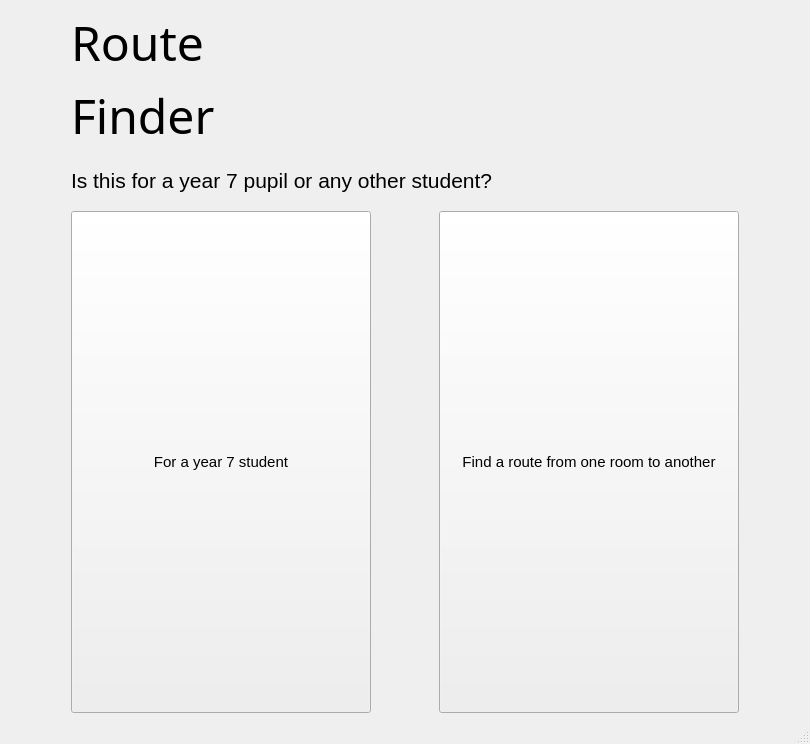
<?xml version="1.0" encoding="UTF-8"?>
<ui version="4.0">
 <class>MainMenu</class>
 <widget class="QMainWindow" name="MainMenu">
  <property name="geometry">
   <rect>
    <x>0</x>
    <y>0</y>
    <width>810</width>
    <height>744</height>
   </rect>
  </property>
  <property name="windowTitle">
   <string>Route Finder</string>
  </property>
  <widget class="QWidget" name="centralwidget">
   <layout class="QGridLayout" name="gridLayout">
    <item row="0" column="0">
     <layout class="QVBoxLayout" name="verticalLayout">
      <item>
       <widget class="QLabel" name="routeLabel">
        <property name="sizePolicy">
         <sizepolicy hsizetype="Fixed" vsizetype="Fixed">
          <horstretch>0</horstretch>
          <verstretch>0</verstretch>
         </sizepolicy>
        </property>
        <property name="font">
         <font>
          <family>Eras Demi ITC</family>
          <pointsize>36</pointsize>
          <weight>50</weight>
          <bold>false</bold>
         </font>
        </property>
        <property name="text">
         <string>Route</string>
        </property>
       </widget>
      </item>
      <item>
       <widget class="QLabel" name="finderLabel">
        <property name="sizePolicy">
         <sizepolicy hsizetype="Fixed" vsizetype="Fixed">
          <horstretch>0</horstretch>
          <verstretch>0</verstretch>
         </sizepolicy>
        </property>
        <property name="font">
         <font>
          <family>Eras Demi ITC</family>
          <pointsize>36</pointsize>
          <weight>50</weight>
          <bold>false</bold>
         </font>
        </property>
        <property name="text">
         <string>Finder</string>
        </property>
       </widget>
      </item>
     </layout>
    </item>
    <item row="7" column="0">
     <widget class="QPushButton" name="year7">
      <property name="sizePolicy">
       <sizepolicy hsizetype="Preferred" vsizetype="Preferred">
        <horstretch>0</horstretch>
        <verstretch>0</verstretch>
       </sizepolicy>
      </property>
      <property name="minimumSize">
       <size>
        <width>300</width>
        <height>200</height>
       </size>
      </property>
      <property name="font">
       <font>
        <pointsize>11</pointsize>
       </font>
      </property>
      <property name="text">
       <string>For a year 7 student</string>
      </property>
     </widget>
    </item>
    <item row="7" column="1">
     <widget class="QPushButton" name="oneRoute">
      <property name="sizePolicy">
       <sizepolicy hsizetype="Preferred" vsizetype="Preferred">
        <horstretch>0</horstretch>
        <verstretch>0</verstretch>
       </sizepolicy>
      </property>
      <property name="minimumSize">
       <size>
        <width>300</width>
        <height>200</height>
       </size>
      </property>
      <property name="font">
       <font>
        <pointsize>11</pointsize>
       </font>
      </property>
      <property name="contextMenuPolicy">
       <enum>Qt::ActionsContextMenu</enum>
      </property>
      <property name="text">
       <string>Find a route from one room to another</string>
      </property>
     </widget>
    </item>
    <item row="6" column="0" colspan="2">
     <widget class="QLabel" name="question">
      <property name="sizePolicy">
       <sizepolicy hsizetype="Fixed" vsizetype="Fixed">
        <horstretch>0</horstretch>
        <verstretch>0</verstretch>
       </sizepolicy>
      </property>
      <property name="minimumSize">
       <size>
        <width>100</width>
        <height>50</height>
       </size>
      </property>
      <property name="font">
       <font>
        <family>MS Shell Dlg 2</family>
        <pointsize>16</pointsize>
        <weight>50</weight>
        <bold>false</bold>
       </font>
      </property>
      <property name="text">
       <string>Is this for a year 7 pupil or any other student?</string>
      </property>
     </widget>
    </item>
    <item row="0" column="1">
     <widget class="QLabel" name="logo">
      <property name="sizePolicy">
       <sizepolicy hsizetype="Fixed" vsizetype="Fixed">
        <horstretch>0</horstretch>
        <verstretch>0</verstretch>
       </sizepolicy>
      </property>
      <property name="layoutDirection">
       <enum>Qt::RightToLeft</enum>
      </property>
      <property name="text">
       <string>&lt;html&gt;&lt;head/&gt;&lt;body&gt;&lt;p&gt;&lt;img src=&quot;:/newPrefix/rsz_0wdggdhs_400x400.jpg&quot;/&gt;&lt;/p&gt;&lt;/body&gt;&lt;/html&gt;</string>
      </property>
     </widget>
    </item>
   </layout>
  </widget>
  <widget class="QStatusBar" name="statusbar"/>
 </widget>
 <resources>
  <include location="../../../../Pictures/test/l.qrc"/>
 </resources>
 <connections/>
</ui>
